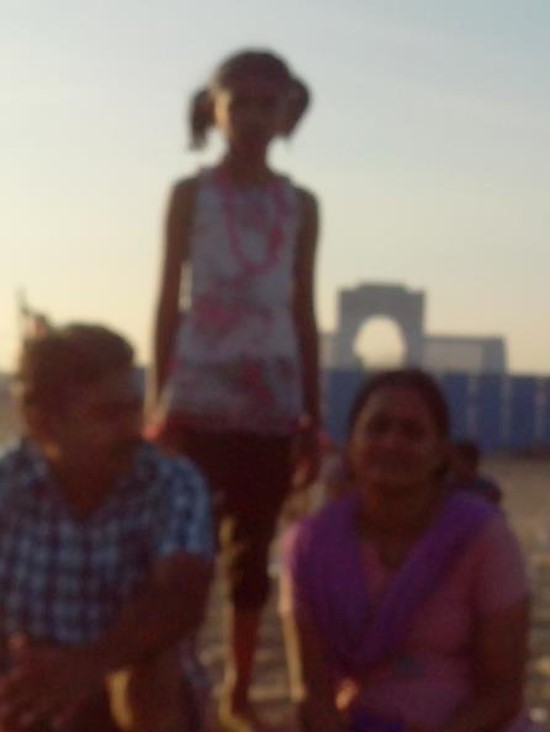
#> input picture digital-assignment-1/images/picture1.jpg, 550 x 732 px, found by its file name
$ python histogram_equalization.py
#> lines starting #> are read from the running program, lines starting #| are printed output that depends on the picture
import cv2

# Load the image
img = cv2.imread('images/picture1.jpg', 0)
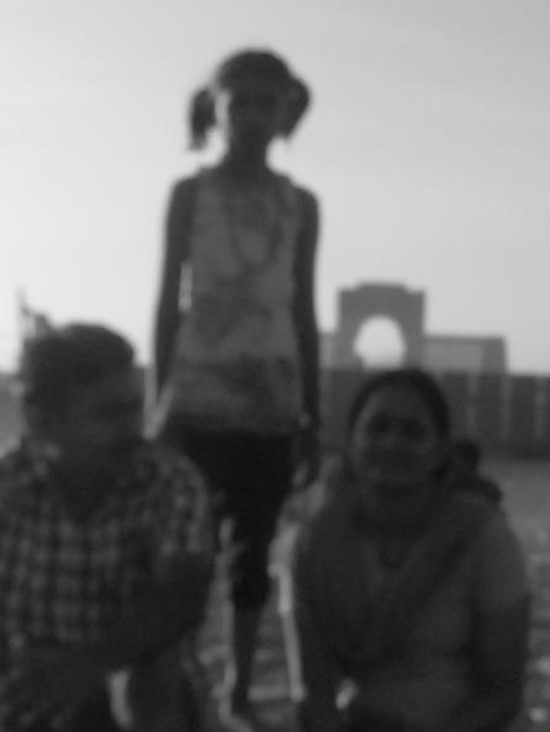
#> img: shape (732, 550); min 10, max 237, mean 110.5

# Apply histogram equalization
img_eq = cv2.equalizeHist(img)
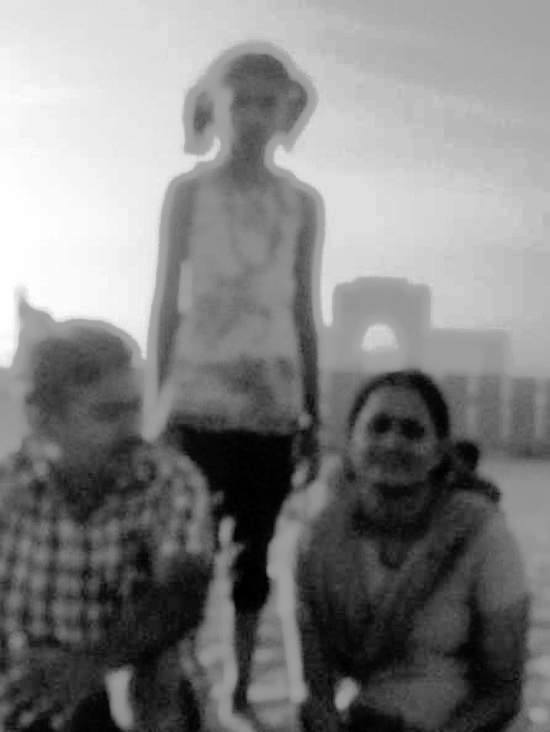
#> img_eq: shape (732, 550); min 0, max 255, mean 128.7

# Display the results
cv2.imshow('Input Image', img)
cv2.imshow('Enhanced Image', img_eq)
cv2.waitKey(0)
cv2.destroyAllWindows()

$ run again, with digital-assignment-1/images/picture2.jpg copied over digital-assignment-1/images/picture1.jpg
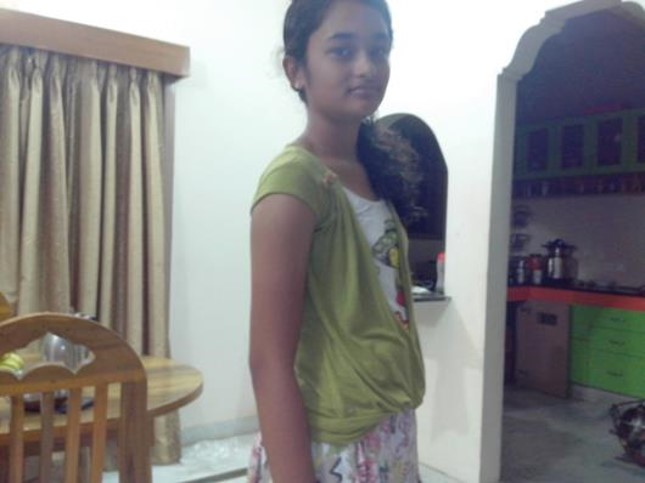
#> input picture digital-assignment-1/images/picture2.jpg, 645 x 483 px, found by its file name
#> `img = cv2.imread('images/picture1.jpg', 0)`:
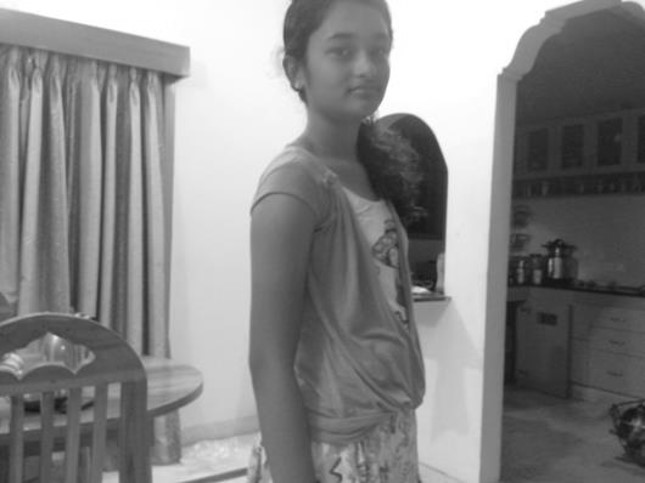
#> img: shape (483, 645); min 20, max 255, mean 133.6
#> `img_eq = cv2.equalizeHist(img)`:
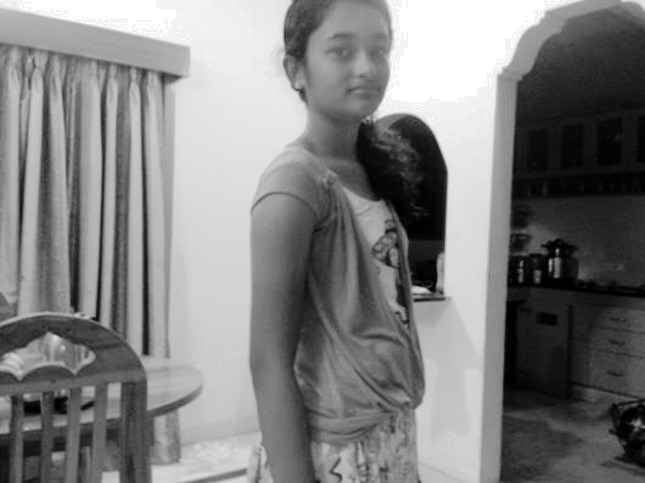
#> img_eq: shape (483, 645); min 0, max 255, mean 128.4
